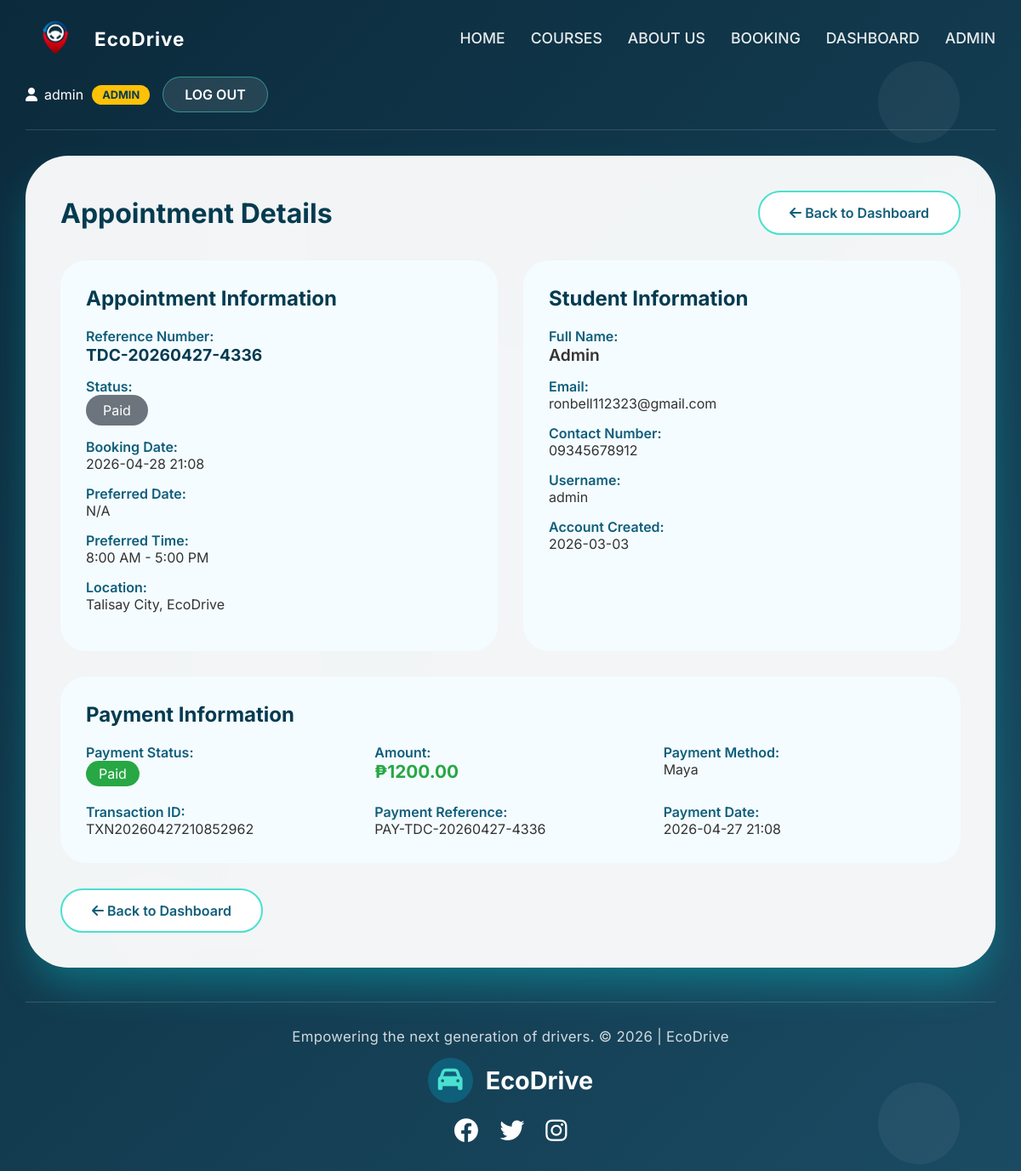
The page /admin/appointment/1 (signed in) on the database its author committed.
### models.py (models this page shows, shortened)
class Appointment(db.Model):
    __tablename__ = 'appointment'
    id = db.Column(db.Integer, primary_key=True)
    user_id = db.Column(db.Integer, db.ForeignKey('user.id'), nullable=False)
    full_name = db.Column(db.String(200), nullable=False)
    email = db.Column(db.String(200), nullable=False)
    contact_number = db.Column(db.String(50), nullable=False)
    location = db.Column(db.String(100))
    status = db.Column(db.String(50), default='Paid')
    booking_date = db.Column(db.DateTime, default=lambda: datetime.now(timezone.utc))
    reference_number = db.Column(db.String(50), unique=True)
    vehicle_type = db.Column(db.String(50), default='4w')
    tdc_status = db.Column(db.String(20), default='Pending')
    pdc_status = db.Column(db.String(20), default='Pending')
    payment = db.relationship('Payment', backref='appointment', uselist=False, cascade='all, delete-orphan')

class User(db.Model):
    __tablename__ = 'user'
    id = db.Column(db.Integer, primary_key=True)
    username = db.Column(db.String(150), unique=True, nullable=False)
    password_hash = db.Column(db.String(256), nullable=False)
    full_name = db.Column(db.String(200))
    email = db.Column(db.String(200))
    phone = db.Column(db.String(50))
    google_id = db.Column(db.String(100), nullable=True)
    is_admin = db.Column(db.Boolean, default=False)
    is_verified = db.Column(db.Boolean, default=False)
    verification_code = db.Column(db.String(10))
    verification_code_expires = db.Column(db.DateTime)
    last_seen = db.Column(db.DateTime, default=lambda: datetime.now(timezone.utc))
    created_at = db.Column(db.DateTime, default=lambda: datetime.now(timezone.utc))
    pdc_available = db.Column(db.Boolean, default=False)
    has_pdc_booking = db.Column(db.Boolean, default=False)
    tdc_certificate_generated = db.Column(db.Boolean, default=False)
    pdc_certificate_generated = db.Column(db.Boolean, default=False)
    appointments = db.relationship('Appointment', backref='user', lazy=True, cascade='all, delete-orphan')

class Payment(db.Model):
    __tablename__ = 'payment'
    id = db.Column(db.Integer, primary_key=True)
    appointment_id = db.Column(db.Integer, db.ForeignKey('appointment.id'), nullable=False)
    amount = db.Column(db.Float, nullable=False)
    payment_method = db.Column(db.String(50))
    transaction_id = db.Column(db.String(100), unique=True)
    status = db.Column(db.String(50), default='Paid')
    payment_date = db.Column(db.DateTime)
    reference_number = db.Column(db.String(50))

### app.py (the view)
@app.route('/admin/appointment/<int:appt_id>')
@admin_required
def admin_appointment_detail(appt_id):
    appointment = Appointment.query.get_or_404(appt_id)
    return render_template('admin_appointment_detail.html', appointment=appointment)

### app.py (called while the page is built)
def admin_required(f):
    @wraps(f)
    def decorated_function(*args, **kwargs):
        if 'user_id' not in session:
            flash('Please login first', 'warning')
            return redirect(url_for('login'))
        user = db.session.get(User, session['user_id'])
        if not user or not user.is_admin:
            flash('Admin access required', 'danger')
            return redirect(url_for('index'))
        return f(*args, **kwargs)
    return decorated_function

@app.before_request
def update_last_seen():
    if 'user_id' in session:
        user = db.session.get(User, session['user_id'])
        if user:
            user.last_seen = datetime.now()
            db.session.commit()

@app.teardown_appcontext
def shutdown_session(exception=None):
    db.session.remove()

### templates/admin_appointment_detail.html (shortened to what this page needs)
{% extends "base.html" %}
{% block content %}
<div class="glass-panel">
    <div style="display: flex; justify-content: space-between; align-items: center; margin-bottom: 30px;">
        <h1 style="color: #043b50;">Appointment Details</h1>
        <a href="{{ url_for('admin_dashboard') }}" class="btn-secondary">
            <i class="fas fa-arrow-left"></i> Back to Dashboard
        </a>
    </div>
    <div style="display: grid; grid-template-columns: 1fr 1fr; gap: 30px;">
        <div style="background: #f5fcff; border-radius: 30px; padding: 30px;">
            <h2 style="color: #043b50; margin-bottom: 20px;">Appointment Information</h2>
            <div style="margin-bottom: 15px;">
                <label style="color: #0f5e7a; font-weight: 600; display: block;">Reference Number:</label>
                <p style="font-size: 1.2rem; font-weight: 700; color: #043b50;">{{ appointment.reference_number or 'N/A' }}</p>
            </div>
            <div style="margin-bottom: 15px;">
                <label style="color: #0f5e7a; font-weight: 600; display: block;">Status:</label>
                <span style="background: {% if appointment.status == 'Confirmed' %}#28a745{% elif appointment.status == 'Pending' %}#ffc107{% else %}#6c757d{% endif %};
                           color: {% if appointment.status == 'Pending' %}#043b50{% else %}white{% endif %};
                           padding: 8px 20px; border-radius: 30px; display: inline-block;">
                    {{ appointment.status or 'N/A' }}
                </span>
            </div>
            <div style="margin-bottom: 15px;">
                <label style="color: #0f5e7a; font-weight: 600; display: block;">Booking Date:</label>
                <p>{{ appointment.booking_date.strftime('%Y-%m-%d %H:%M') if appointment.booking_date else 'N/A' }}</p>
            </div>
            <div style="margin-bottom: 15px;">
                <label style="color: #0f5e7a; font-weight: 600; display: block;">Preferred Date:</label>
                <p>{{ appointment.schedule.session_date.strftime('%Y-%m-%d') if appointment.schedule and appointment.schedule.session_date else 'N/A' }}</p>
            </div>
            <div style="margin-bottom: 15px;">
                <label style="color: #0f5e7a; font-weight: 600; display: block;">Preferred Time:</label>
                <p>
                    {% if appointment.schedule %}
                        {{ appointment.schedule.start_time }} - {{ appointment.schedule.end_time }}
                    {% else %}
                        8:00 AM - 5:00 PM
                    {% endif %}
                </p>
            </div>
            <div style="margin-bottom: 15px;">
                <label style="color: #0f5e7a; font-weight: 600; display: block;">Location:</label>
                <p>{{ appointment.location or 'EcoDrive Main Center' }}</p>
            </div>
        </div>
        <div style="background: #f5fcff; border-radius: 30px; padding: 30px;">
            <h2 style="color: #043b50; margin-bottom: 20px;">Student Information</h2>
            <div style="margin-bottom: 15px;">
                <label style="color: #0f5e7a; font-weight: 600; display: block;">Full Name:</label>
                <p style="font-size: 1.2rem; font-weight: 600;">{{ appointment.full_name or 'N/A' }}</p>
            </div>
            <div style="margin-bottom: 15px;">
                <label style="color: #0f5e7a; font-weight: 600; display: block;">Email:</label>
                <p>{{ appointment.email or 'N/A' }}</p>
            </div>
            <div style="margin-bottom: 15px;">
                <label style="color: #0f5e7a; font-weight: 600; display: block;">Contact Number:</label>
                <p>{{ appointment.contact_number or 'N/A' }}</p>
            </div>
            <div style="margin-bottom: 15px;">
                <label style="color: #0f5e7a; font-weight: 600; display: block;">Username:</label>
                <p>{{ appointment.user.username if appointment.user else 'N/A' }}</p>
            </div>
            <div style="margin-bottom: 15px;">
                <label style="color: #0f5e7a; font-weight: 600; display: block;">Account Created:</label>
                <p>{{ appointment.user.created_at.strftime('%Y-%m-%d') if appointment.user and appointment.user.created_at else 'N/A' }}</p>
            </div>
        </div>
    </div>
    <div style="background: #f5fcff; border-radius: 30px; padding: 30px; margin-top: 30px;">
        <h2 style="color: #043b50; margin-bottom: 20px;">Payment Information</h2>
        {% if appointment.payment %}
        <div style="display: grid; grid-template-columns: repeat(3, 1fr); gap: 20px;">
            <div>
                <label style="color: #0f5e7a; font-weight: 600; display: block;">Payment Status:</label>
                <span style="background: {% if appointment.payment.status == 'Paid' %}#28a745{% else %}#ffc107{% endif %};
                           color: {% if appointment.payment.status == 'Paid' %}white{% else %}#043b50{% endif %};
                           padding: 5px 15px; border-radius: 30px; display: inline-block;">
                    {{ appointment.payment.status or 'Pending' }}
                </span>
            </div>
            <div>
                <label style="color: #0f5e7a; font-weight: 600; display: block;">Amount:</label>
                <p style="font-size: 1.3rem; font-weight: 700; color: #28a745;">₱{{ "%.2f"|format(appointment.payment.amount or 0) }}</p>
            </div>
            <div>
                <label style="color: #0f5e7a; font-weight: 600; display: block;">Payment Method:</label>
                <p>{{ appointment.payment.payment_method or 'N/A' }}</p>
            </div>
            <div>
                <label style="color: #0f5e7a; font-weight: 600; display: block;">Transaction ID:</label>
                <p>{{ appointment.payment.transaction_id or 'N/A' }}</p>
            </div>
            <div>
                <label style="color: #0f5e7a; font-weight: 600; display: block;">Payment Reference:</label>
                <p>{{ appointment.payment.reference_number or 'N/A' }}</p>
            </div>
            <div>
                <label style="color: #0f5e7a; font-weight: 600; display: block;">Payment Date:</label>
                <p>{{ appointment.payment.payment_date.strftime('%Y-%m-%d %H:%M') if appointment.payment.payment_date else 'N/A' }}</p>
            </div>
        </div>
        {% else %}
        <p style="color: #dc3545; text-align: center; padding: 20px;">No payment record found for this appointment.</p>
        {% endif %}
    </div>
    <div style="display: flex; gap: 20px; margin-top: 30px;">
        <a href="{{ url_for('admin_dashboard') }}" class="btn-secondary">
            <i class="fas fa-arrow-left"></i> Back to Dashboard
        </a>
    </div>
</div>
{% endblock %}

### templates/base.html (style rules this page uses)
* { margin: 0; padding: 0; box-sizing: border-box; }
body { font-family: 'Inter', -apple-system, BlinkMacSystemFont, 'Segoe UI', Roboto, sans-serif; background: linear-gradient(135deg, #0b2a3b 0%, #1a4b63 100%); min-height: 100vh; color: #333; position: relative; scrollbar-width: none; -ms-overflow-style: none; }
body::before { content: ""; position: absolute; inset: 0; background-repeat: repeat; pointer-events: none; }
.glass-panel { background: rgba(255, 255, 255, 0.95); backdrop-filter: blur(12px); border-radius: 50px; padding: 40px; box-shadow: 0 25px 50px -10px rgba(0, 255, 255, 0.3); border: 1px solid rgba(255, 255, 255, 0.5); margin: 20px 0 40px; }
.btn-secondary { background: white; color: #0f5e7a; border: 2px solid #4ae0d0; padding: 14px 35px; border-radius: 60px; font-weight: 600; cursor: pointer; transition: 0.3s; text-decoration: none; display: inline-block; }

### rows shown on the page
Appointment: reference_number "TDC-20260427-4336", status "Paid", booking_date "2026-04-28 21:08", location "Talisay City, EcoDrive", full_name "Admin", email "ronbell112323@gmail.com", contact_number "09345678912"
User: user "admin", user.created_at "2026-03-03"
Payment: payment "Paid", payment "1200.00", payment "Maya", payment "TXN20260427210852962", payment "PAY-TDC-20260427-4336", payment.payment_date "2026-04-27 21:08"

### other values the page prints
{{ session.username }} "admin"
